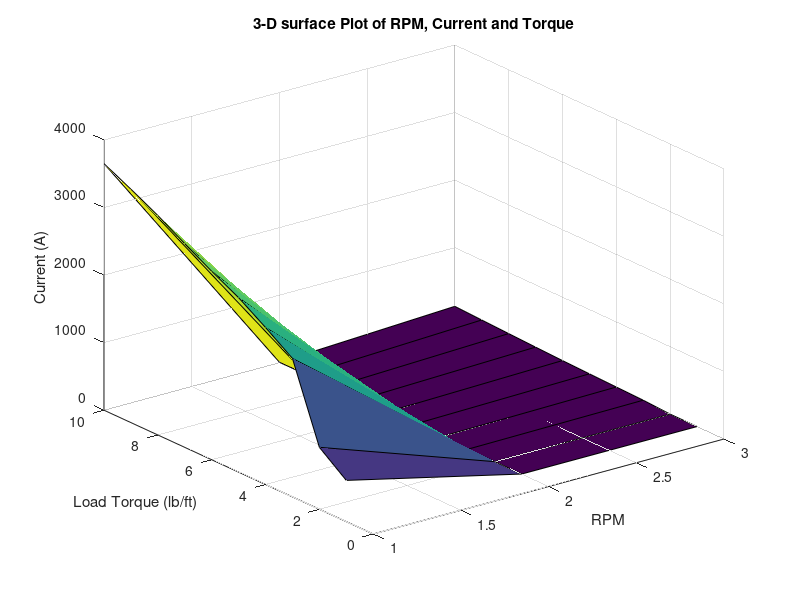
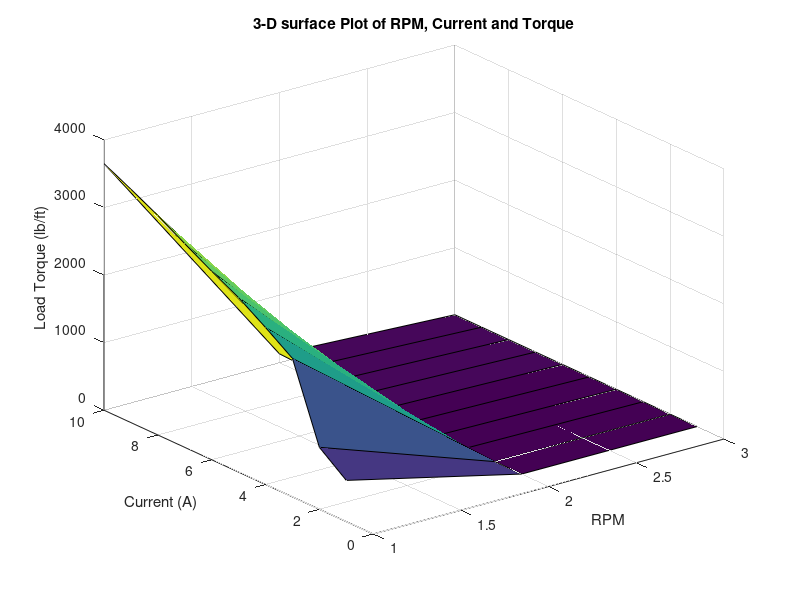
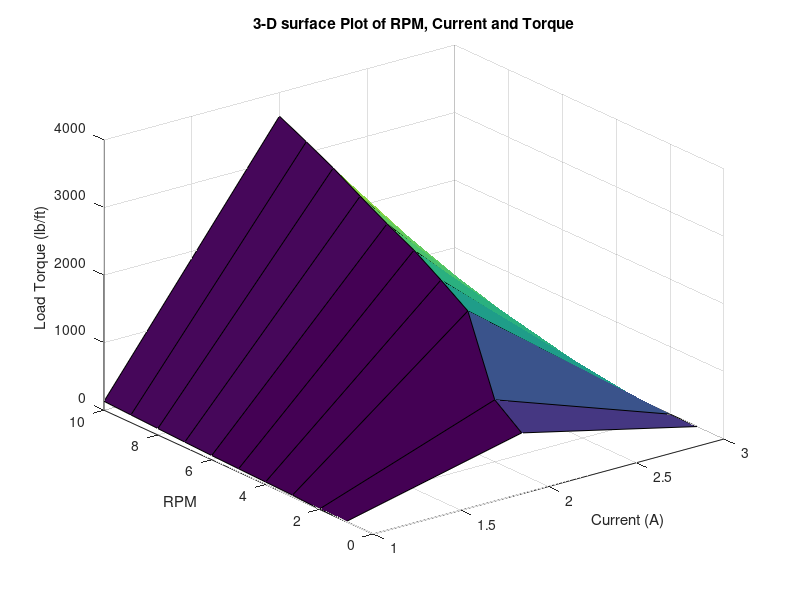
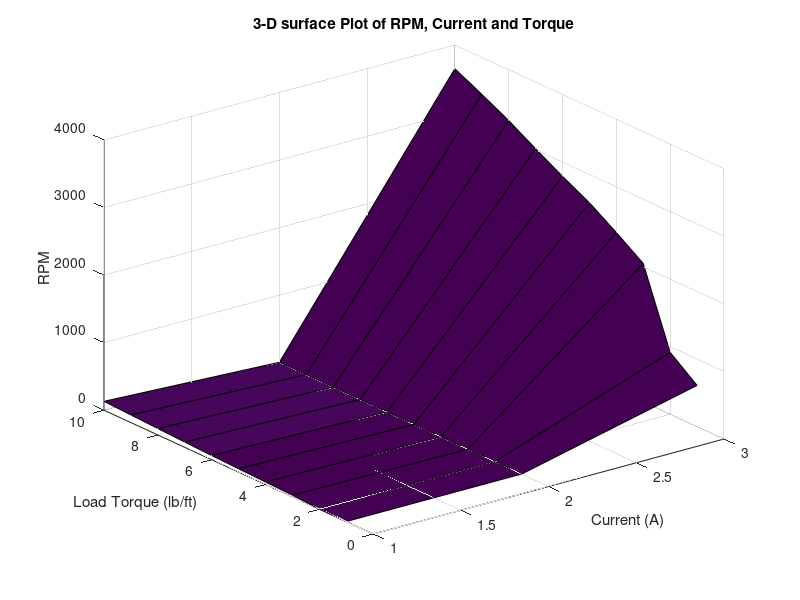

The MATLAB script that drew these images, in order:
%% 3 parameters
% order dyno torque, rpm, current
% Dyno data at 100% load
Dat_3_100L = [1.0756 610 1; 1.2392 917 2; 2.5272 2049 25; 
    3.23 2324 37; 3.8744 2582 49; 4.46 2790 62; 
    5.28 3015 78; 5.984 3249 95; 6.744 3455 113; 
    7.328 3650 132];
% just ploting various 2d plots and forcing to be 3d
% need 10 valus of current, and rpm for every one torque 
% for a proper 3d
Torque = [1.0756; 1.2392; 2.5272; 3.23; 3.8744; 4.46; 5.28; 5.984; 6.744; 7.328];
RPM = [610; 917; 2049; 2324; 2582; 2790; 3015; 3249; 3455; 3650];
Current = [1; 2; 25; 37; 49; 62; 78; 95; 113; 132];
Voltage = [86.7; 86.7; 86.7; 86.7; 86.7; 86.7; 86.7;  86.7;  86.4; 86.4];

% Dyno data at 90% load
Dat_3_90L = [.9464 324 2; 1.0048 428 1; 1.0632 620 0; 
    1.1804 820 1; 1.4732 1308 5; 2.5272 1810 20; 
    3.8744 2238 41; 4.52 2427 52; 5.22 2595 65; 
    5.924 2796 80; 6.744 2993 97; 7.448 3150 112; 
    8.092 3282 127; 8.912 3459 146; 9.612 3608 165];

% Dyno data at 80% load
Dat_3_80L = [.8876 232 4; .9464 430 3; 1.0632 624 1;
    1.1212 822 0; 1.532 1090 2; 2.6444 1479 14;
    3.992 1840 31; 4.576 1976 40; 5.28 2116 50; 
    5.984 2296 62; 6.804 2411 75; 8.148 2640 101; 
    8.968 2775 116];
% %% prompt for area of cut in 3D
% dTorque = input('Torque constant? : ');
% dCurrent = input('Current constant? : ');
% dRPM = input('RPM constant? : ');

%% function relating rpm, current and torque
% defining all possible relations
Concat_CurrentVals1 = [ Torque RPM Current];
Concat_CurrentVals2 = [ RPM Torque Current];
Concat_TorqueVals1 = [ RPM Current Torque];
Concat_TorqueVals2 = [ Current RPM Torque];
Concat_RPMVals1 = [ Current Torque RPM];
Concat_RPMVals2 = [ Torque Current RPM];

%% surface plots
figure    
surf( Concat_CurrentVals1 )   
title( '3-D surface Plot of RPM, Current and Torque' )
xlabel( 'Load Torque (lb/ft)' )
ylabel( 'RPM' )
zlabel( 'Current (A)' )

surf( Concat_CurrentVals2 )   
title( '3-D surface Plot of RPM, Current and Torque' )
ylabel( 'Load Torque (lb/ft)' )
xlabel( 'RPM' )
zlabel( 'Current (A)' )

figure 
surf( Concat_TorqueVals1 )   
title( '3-D surface Plot of RPM, Current and Torque' )
zlabel( 'Load Torque (lb/ft)' )
xlabel( 'RPM' )
ylabel( 'Current (A)' )

figure 
surf( Concat_TorqueVals2 )   
title( '3-D surface Plot of RPM, Current and Torque' )
zlabel( 'Load Torque (lb/ft)' )
ylabel( 'RPM' )
xlabel( 'Current (A)' )

figure 
surf( Concat_RPMVals1 )   
title( '3-D surface Plot of RPM, Current and Torque' )
ylabel( 'Load Torque (lb/ft)' )
zlabel( 'RPM' )
xlabel( 'Current (A)' )

figure 
surf( Concat_RPMVals2 )   
title( '3-D surface Plot of RPM, Current and Torque' )
xlabel( 'Load Torque (lb/ft)' )
zlabel( 'RPM' )
ylabel( 'Current (A)' )


%% contour plots
figure    
contour( Concat_CurrentVals1 )   
title( 'Current countours' )
xlabel( 'Load Torque (lb/ft)' )
ylabel( 'RPM' )
zlabel( 'Current (A)' )

figure
contour( Concat_CurrentVals2 )   
title( 'Current countours' )
ylabel( 'Load Torque (lb/ft)' )
xlabel( 'RPM' )
zlabel( 'Current (A)' )

figure
contour( Concat_TorqueVals1 )   
title( 'Load Torque countours' )
zlabel( 'Load Torque (lb/ft)' )
xlabel( 'RPM' )
ylabel( 'Current (A)' )

figure
contour( Concat_TorqueVals2 )   
title( 'Load Torque countours' )
zlabel( 'Load Torque (lb/ft)' )
ylabel( 'RPM' )
xlabel( 'Current (A)' )

figure
contour( Concat_RPMVals1 )   
title( 'RPM countours' )
ylabel( 'Load Torque (lb/ft)' )
zlabel( 'RPM' )
xlabel( 'Current (A)' )

figure
contour( Concat_RPMVals2 )   
title( 'RPM countours' )
xlabel( 'Load Torque (lb/ft)' )
zlabel( 'RPM' )
ylabel( 'Current (A)' )


%% Function of Power
P_Elec = Voltage.*Current;
P_Mech = RPM.*Torque;

figure 
plot( P_Elec, '-og' )
title( '2-D Line Plot of Electric Power' )
% xlable( 'time (s)' )
ylabel( 'P_Elec (Watts)' )

figure 
plot( P_Mech, '-or' )
title( '2-D Line Plot of Mechanical Power' )
ylabel( 'P_Mech (Watts)' )

figure
plot(  P_Elec, '-og' , P_Mech, '-or' )